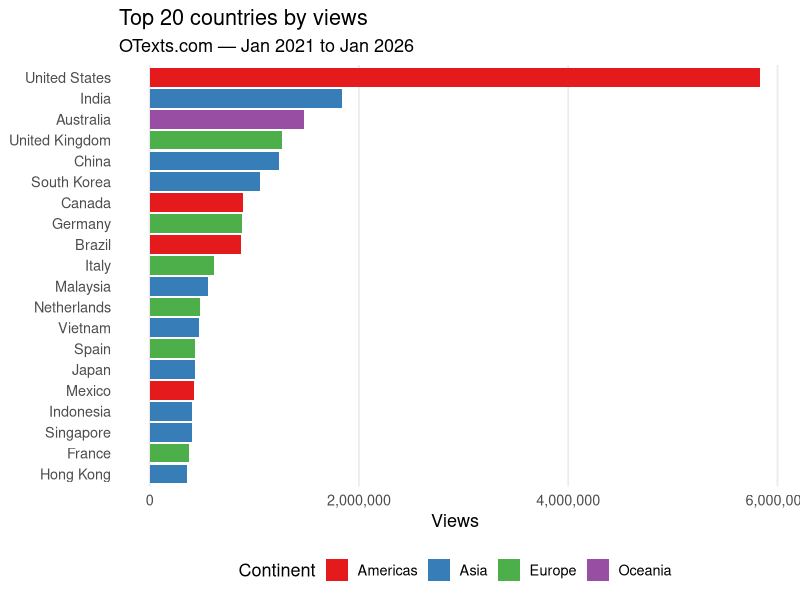

Here is the R script that generated this plot:
## ---- chunk 1
#| label: load-packages
library(tidyverse)
## ---- chunk 2
#| label: load-data
views <- read_csv(
  here::here("week4/views_by_country.csv"),
  comment = "#"
)
## ---- chunk 3
#| label: overview-stats
tibble(
  Metric = c("Countries", "Total views", "Total active users"),
  Value = c(
    scales::comma(nrow(views)),
    scales::comma(sum(views$Views)),
    scales::comma(sum(views$`Active users`))
  )
)
## ---- chunk 4
#| label: top20-table
views |>
  arrange(desc(Views)) |>
  head(20) |>
  select(Country, Views, `Active users`, `Views per active user`) |>
  mutate(
    Views = scales::comma(Views),
    `Active users` = scales::comma(`Active users`),
    `Views per active user` = round(`Views per active user`, 1)
  )
## ---- chunk 5
#| label: top20-bar-chart
#| fig-alt: "Horizontal bar chart of the top 20 countries by views on OTexts.com, with bars coloured by continent."
continent_map <- c(
  "United States" = "Americas",
  "India" = "Asia",
  "Australia" = "Oceania",
  "United Kingdom" = "Europe",
  "China" = "Asia",
  "South Korea" = "Asia",
  "Canada" = "Americas",
  "Germany" = "Europe",
  "Brazil" = "Americas",
  "Italy" = "Europe",
  "Malaysia" = "Asia",
  "Netherlands" = "Europe",
  "Vietnam" = "Asia",
  "Spain" = "Europe",
  "Japan" = "Asia",
  "Mexico" = "Americas",
  "Indonesia" = "Asia",
  "Singapore" = "Asia",
  "France" = "Europe",
  "Hong Kong" = "Asia"
)

top20 <- views |>
  arrange(desc(Views)) |>
  head(20) |>
  mutate(
    Continent = continent_map[Country],
    Country = fct_reorder(Country, Views)
  )

ggplot(top20, aes(x = Views, y = Country, fill = Continent)) +
  geom_col() +
  scale_x_continuous(labels = scales::label_comma()) +
  scale_fill_brewer(palette = "Set1") +
  labs(
    title = "Top 20 countries by views",
    subtitle = "OTexts.com — Jan 2021 to Jan 2026",
    x = "Views",
    y = NULL,
    fill = "Continent"
  ) +
  theme_minimal(base_size = 13) +
  theme(
    panel.grid.major.y = element_blank(),
    panel.grid.minor = element_blank(),
    legend.position = "bottom"
  )
## ---- chunk 6
#| label: high-engagement
views |>
  filter(Views >= 1000) |>
  arrange(desc(`Views per active user`)) |>
  select(Country, Views, `Active users`, `Views per active user`) |>
  mutate(
    Views = scales::comma(Views),
    `Active users` = scales::comma(`Active users`),
    `Views per active user` = round(`Views per active user`, 1)
  ) |>
  head(10)
